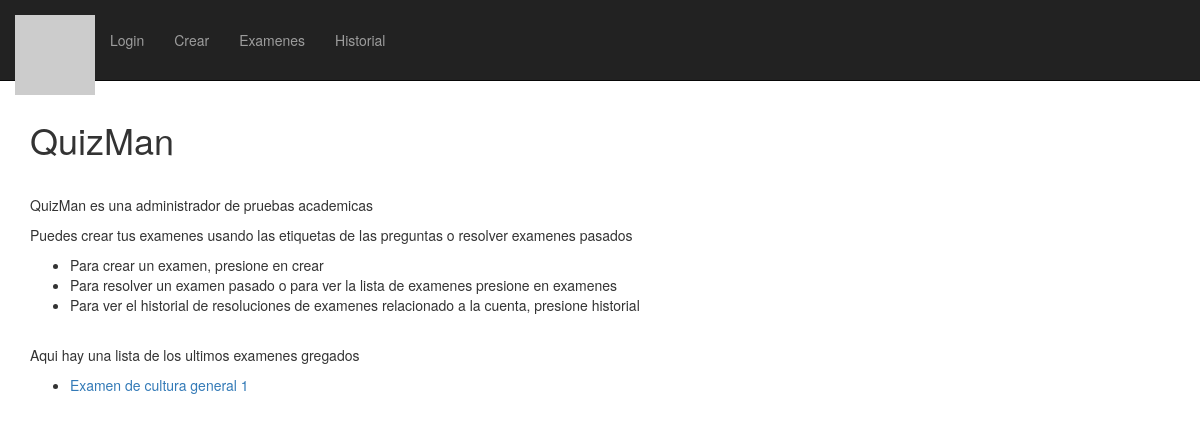
Before: / with the older database file.
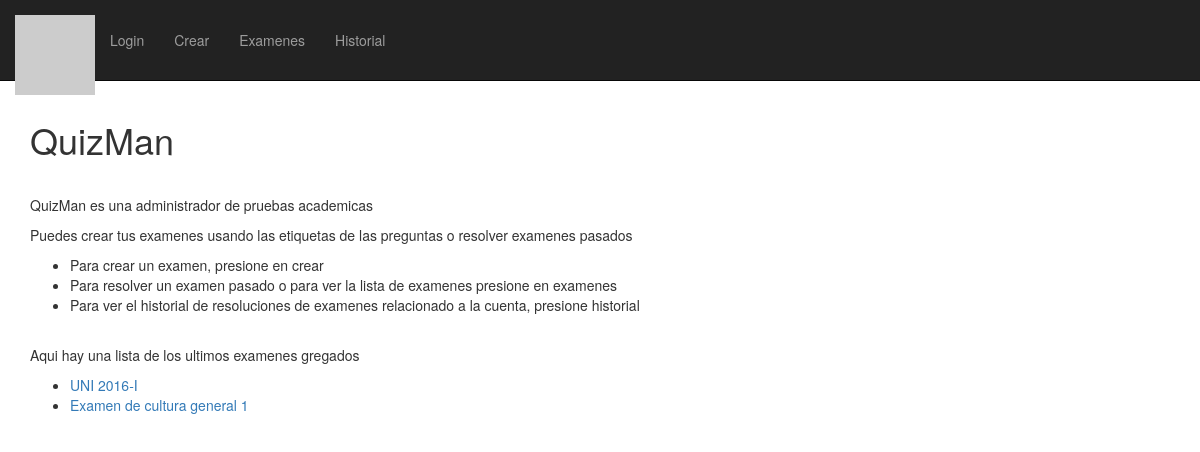
After: the same page with the newer database file.
### exams/models.py (models this page shows, shortened)
class Exam(models.Model):
    exam_name = models.CharField(max_length=200)
    pub_date = models.DateTimeField("Date published", default=datetime.now)

### QuizMan/views.py (the view)
# urls.py: url(r'^', views.index, name='index'),
def index(request):
    latest_exam_list = Exam.objects.order_by('-pub_date')[:5]
    for exam in latest_exam_list:
        print(exam.exam_name)
    context = {
        'latest_exam_list': latest_exam_list
    }
    return render(request, './index.html', context)

### templates/index.html (shortened to what this page needs)
{% extends "base.html" %}
{% block header %}QuizMan{% endblock %}
{% block content %}
    <p>QuizMan es una administrador de pruebas academicas<p>
    <p>Puedes crear tus examenes usando las etiquetas de las preguntas o resolver examenes pasados<p>
    <ul>
        <li>Para crear un examen, presione en crear</li>
        <li>Para resolver un examen pasado o para ver la lista de examenes presione en examenes</li>
        <li>Para ver el historial de resoluciones de examenes relacionado a la cuenta, presione historial</li>
    </ul>
    <br />
    <p>Aqui hay una lista de los ultimos examenes gregados<p>
    {% if latest_exam_list %}
        <ul>
        {% for exam in latest_exam_list %}
            <li><a href="{% url 'exams:detail' exam.id %}">{{ exam.exam_name }}</a></li>
        {% endfor %}
        </ul>
    {% else %}
        <p>No hay examenes disponibles.</p>
    {% endif %}
{% endblock %}

### templates/base.html (shortened to what this page needs)
{% load static %}
<!DOCTYPE html>
<html lang="en">
<head>
    <link href="{% static "css/bootstrap.min.css" %}" rel="stylesheet">
    <link href="{% static "css/logo-nav.css" %}" rel="stylesheet">
</head>
<body>
    <nav class="navbar navbar-inverse navbar-fixed-top" role="navigation">
        <div class="container">
            <div class="navbar-header">
                <a class="navbar-brand" href="#">
                    <img src="http://placehold.it/150x50&text=Logo" alt="">
                </a>
            </div>
            <div class="collapse navbar-collapse" id="bs-example-navbar-collapse-1">
                <ul class="nav navbar-nav">
                    <li>
                        <a href="{% url 'admin:index' %}">Login</a>
                    </li>
                    <li>
                        <a href="{% url 'exams:create' %}">Crear</a>
                    </li>
                    <li>
                        <a href="{% url 'exams:index' %}">Examenes</a>
                    </li>
                    <li>
                        <a href="#">Historial</a>
                    </li>
                </ul>
            </div>
        </div>
    </nav>
    <div class="container">
        <div class="row">
            <div class="col-lg-12">
                <h1>{% block header %}{% endblock %}</h1>
            </div>
        </div>
    </div>
    <div class="container">
        <div class="row">
            <div class="col-lg-12">
                <div class="col-xs-12" style="height:25px;"></div>
                {% block content %}{% endblock %}
            </div>
        </div>
    </div>
</body>
</html>

### static/css/logo-nav.css (style rules this page uses)
body { padding-top: 70px; }
.navbar-fixed-top .nav { padding: 15px 0; }
.navbar-fixed-top .navbar-brand { padding: 0 15px; }
@media (min-width:768px) { body { padding-top: 100px; } }
@media (min-width:768px) { .navbar-fixed-top .navbar-brand { padding: 15px 0; } }

Changed rows visible on the page:
added Exam: exam_name "UNI 2016-I"
